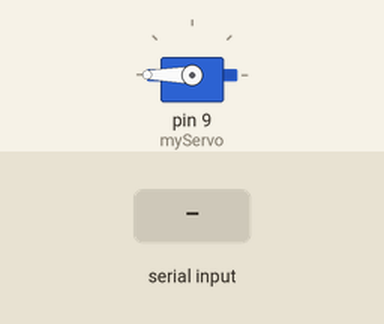
Bench run of a sketch on a simulated Arduino Uno, built with avr-gcc and run on an emulated ATmega328P. Parts: servo. The inputs (shaded band) are chosen by the test bench.

Above: at 1.2 s.
1.3 s: "90,45\n" received over Serial
At 2.5 s:
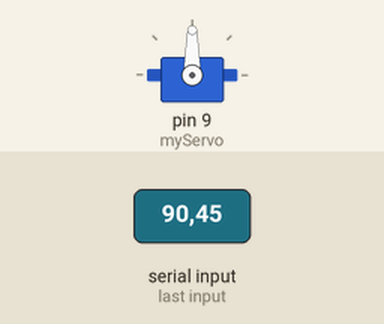
2.8 s: "30,150\n" received over Serial
At 3.9 s:
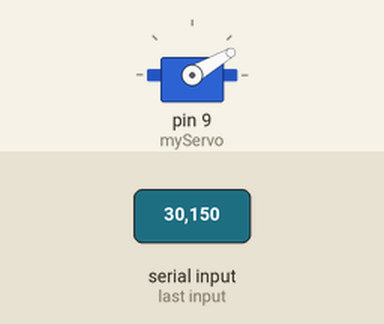
4.3 s: "5\n" received over Serial
At 4.9 s:
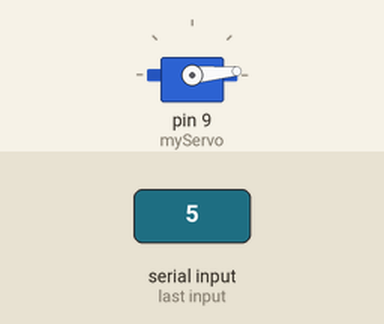
5.8 s: "90\n" received over Serial
At 7.0 s:
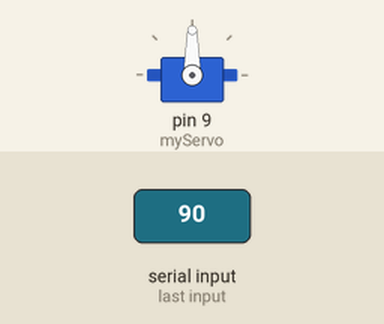
7.3 s: "200\n" received over Serial
At 8.4 s:
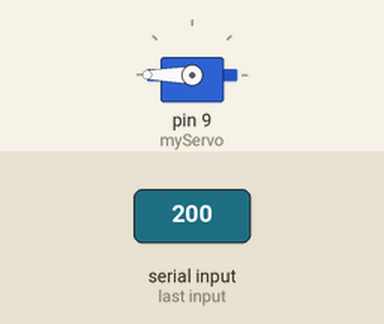
Timing chart, 0 to 9.8 s (numbered marks = the images above; inputs shaded):
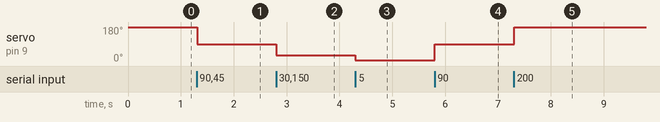

Measured:
- after the input at 1.3 s, servo on pin 9 (myServo): 180° → 90° at once
- after the input at 2.8 s, servo on pin 9 (myServo): 90° → 30° at once
- after the input at 4.3 s, servo on pin 9 (myServo): 30° → 5° at once
- after the input at 5.8 s, servo on pin 9 (myServo): 5° → 90° at once
- after the input at 7.3 s, servo on pin 9 (myServo): 90° → 180° at once

The sketch:

arduino.ino
```cpp
#include<Servo.h>

Servo myServo;

void setup() {
  Serial.begin(9600);
  myServo.attach(9);
  myServo.write(180);
}


String c;
int angle;

void loop() {
  if(Serial.available() > 0){
    c = Serial.readStringUntil('\n');
    angle = c.toInt();
    myServo.write(angle);
  }

}
```
